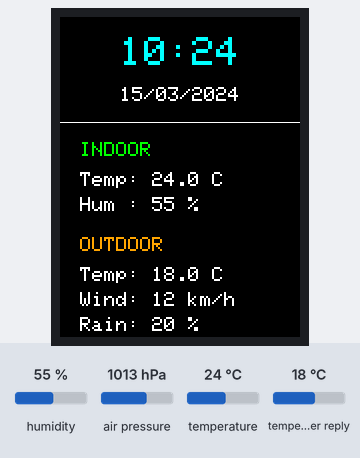
Simulated run of this program. Board: ESP32. On the bench: 240×320 colour display. The inputs (shaded band) are chosen by the test bench; at power-on: humidity 55 %, temperature 24 °C, air pressure 1013 hPa, temperature in the weather reply 18 °C. WiFi joins after 1.5 s; servers stay silent unless stated; the local clock reads 2024-03-15 10:24:30 at power-on unless the program sets it; web services answer with replies made up by the test bench; what the program prints to the serial monitor is not drawn.

Above: at 4.6 s.
4.7 s: humidity set to 22 %
At 6.6 s:
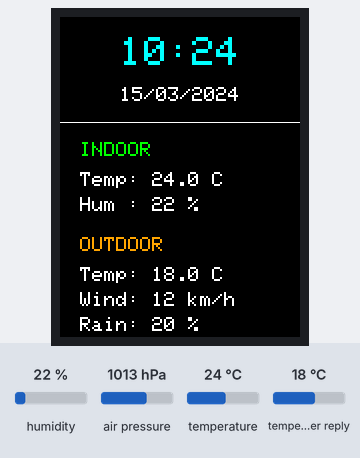
6.9 s: temperature set to 12 °C
At 8.6 s:
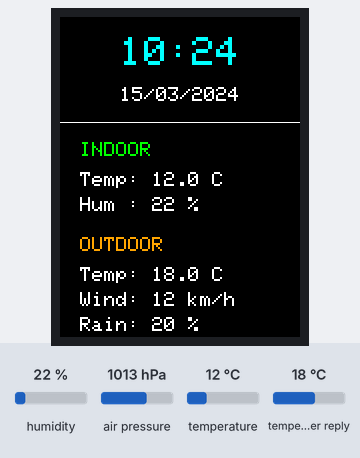
8.9 s: humidity set to 40 %
At 10.6 s:
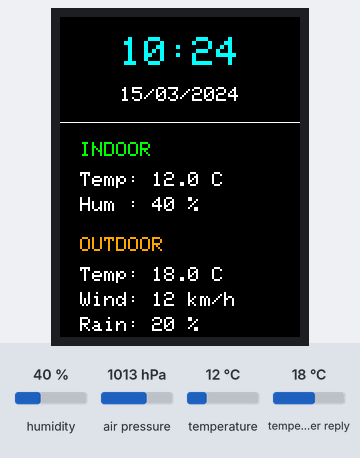
10.9 s: temperature set to 19 °C
At 31.0 s:
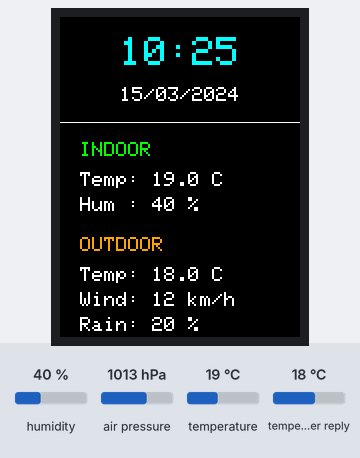
Timing chart, 0 to 31.6 s (numbered marks = the images above; inputs shaded):
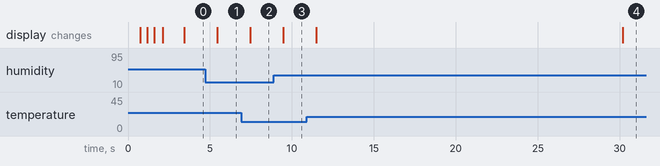

The program:

main.cpp
```cpp
#include <Arduino.h>
#include <WiFi.h>
#include <Wire.h>
#include <time.h>
#include <Adafruit_GFX.h>
#include <Adafruit_ILI9341.h>
#include <HTTPClient.h>
#include <ArduinoJson.h>
#include <Adafruit_Sensor.h>
#include <Adafruit_BME280.h>
#include "secrets.h"

// TFT pins
#define TFT_CS   5
#define TFT_DC   4
#define TFT_RST  2

// BME280 I2C pins
#define BME_SDA 21
#define BME_SCL 22

Adafruit_ILI9341 tft(TFT_CS, TFT_DC, TFT_RST);
Adafruit_BME280 bme;

const char* timezone = "CET-1CEST,M3.5.0/2,M10.5.0/3";

float indoorTemp = 0;
float indoorHum = 0;
float pressure = 0;

float outdoorTemp = 0;
float windSpeed = 0;
int rainChance = 0;

bool bmeOK = false;

unsigned long lastWeatherUpdate = 0;
unsigned long lastSensorUpdate = 0;

void readIndoorSensor() {
  if (!bmeOK) return;

  indoorTemp = bme.readTemperature();
  indoorHum = bme.readHumidity();
  pressure = bme.readPressure() / 100.0F;
}

void getWeatherData() {
  String url =
    "https://api.open-meteo.com/v1/forecast?"
    "latitude=48.91&longitude=2.33"
    "&current=temperature_2m,weather_code,wind_speed_10m,rain"
    "&daily=precipitation_probability_max"
    "&timezone=Europe/Paris";

  HTTPClient http;
  http.begin(url);

  int httpCode = http.GET();

  if (httpCode > 0) {
    String payload = http.getString();

    StaticJsonDocument<4096> doc;
    DeserializationError error = deserializeJson(doc, payload);

    if (!error) {
      outdoorTemp = doc["current"]["temperature_2m"];
      windSpeed = doc["current"]["wind_speed_10m"];
      rainChance = doc["daily"]["precipitation_probability_max"][0];

      Serial.println("Weather updated");
    } else {
      Serial.println("JSON parse failed");
    }
  } else {
    Serial.print("HTTP error: ");
    Serial.println(httpCode);
  }

  http.end();
}

void drawWifiIcon(int x, int y, int level, uint16_t color) {
  tft.fillRect(x - 90, y - 100, 180, 120, ILI9341_BLACK);
  tft.fillCircle(x, y, 7, color);

  if (level >= 1) {
    for (int r = 24; r <= 28; r++) {
      for (int angle = 220; angle <= 320; angle++) {
        float rad = angle * DEG_TO_RAD;
        tft.drawPixel(x + cos(rad) * r, y + sin(rad) * r, color);
      }
    }
  }

  if (level >= 2) {
    for (int r = 48; r <= 54; r++) {
      for (int angle = 220; angle <= 320; angle++) {
        float rad = angle * DEG_TO_RAD;
        tft.drawPixel(x + cos(rad) * r, y + sin(rad) * r, color);
      }
    }
  }

  if (level >= 3) {
    for (int r = 74; r <= 82; r++) {
      for (int angle = 220; angle <= 320; angle++) {
        float rad = angle * DEG_TO_RAD;
        tft.drawPixel(x + cos(rad) * r, y + sin(rad) * r, color);
      }
    }
  }
}

void connectWiFi() {
  tft.fillScreen(ILI9341_BLACK);

  tft.setTextColor(ILI9341_WHITE);
  tft.setTextSize(2);
  tft.setCursor(30, 30);
  tft.println("Connecting WiFi");

  WiFi.begin(ssid, password);

  int level = 0;

  while (WiFi.status() != WL_CONNECTED) {
    drawWifiIcon(120, 240, level, ILI9341_CYAN);
    level++;
    if (level > 3) level = 0;
    delay(400);
  }

  tft.fillScreen(ILI9341_BLACK);
  drawWifiIcon(120, 240, 3, ILI9341_GREEN);

  tft.setTextColor(ILI9341_GREEN);
  tft.setTextSize(2);
  tft.setCursor(30, 30);
  tft.println("WiFi Connected");

  delay(1000);
}

void setupTime() {
  configTzTime(timezone, "pool.ntp.org", "time.nist.gov");

  struct tm timeinfo;
  while (!getLocalTime(&timeinfo)) {
    delay(500);
    Serial.println("Waiting for time...");
  }

  Serial.println("Time OK");
}

void drawStaticLayout() {
  tft.fillScreen(ILI9341_BLACK);

  tft.drawFastHLine(0, 105, 320, ILI9341_WHITE);

  tft.setTextSize(2);

  tft.setTextColor(ILI9341_GREEN);
  tft.setCursor(20, 125);
  tft.println("INDOOR");

  tft.setTextColor(ILI9341_ORANGE);
  tft.setCursor(20, 220);
  tft.println("OUTDOOR");
}

void updateTimeDisplay() {
  struct tm timeinfo;
  if (!getLocalTime(&timeinfo)) return;

  char timeStr[20];
  char dateStr[30];

  strftime(timeStr, sizeof(timeStr), "%H:%M", &timeinfo);
  strftime(dateStr, sizeof(dateStr), "%d/%m/%Y", &timeinfo);

  static String lastTime = "";
  static String lastDate = "";

  if (String(timeStr) != lastTime) {
    tft.fillRect(60, 20, 180, 40, ILI9341_BLACK);
    tft.setTextColor(ILI9341_CYAN);
    tft.setTextSize(4);
    tft.setCursor(60, 20);
    tft.println(timeStr);
    lastTime = String(timeStr);
  }

  if (String(dateStr) != lastDate) {
    tft.fillRect(60, 70, 170, 25, ILI9341_BLACK);
    tft.setTextColor(ILI9341_WHITE);
    tft.setTextSize(2);
    tft.setCursor(60, 70);
    tft.println(dateStr);
    lastDate = String(dateStr);
  }
}

void updateIndoorDisplay() {
  static int lastTemp10 = -9999;
  static int lastHum = -9999;

  int temp10 = indoorTemp * 10;
  int hum = indoorHum;

  if (!bmeOK) {
    tft.fillRect(20, 155, 220, 50, ILI9341_BLACK);
    tft.setTextColor(ILI9341_RED);
    tft.setTextSize(2);
    tft.setCursor(20, 155);
    tft.println("BME280 error");
    return;
  }

  if (temp10 != lastTemp10) {
    tft.fillRect(20, 155, 180, 22, ILI9341_BLACK);
    tft.setTextColor(ILI9341_WHITE);
    tft.setTextSize(2);
    tft.setCursor(20, 155);
    tft.print("Temp: ");
    tft.print(indoorTemp, 1);
    tft.println(" C");

    lastTemp10 = temp10;
  }

  if (hum != lastHum) {
    tft.fillRect(20, 180, 180, 22, ILI9341_BLACK);
    tft.setTextColor(ILI9341_WHITE);
    tft.setTextSize(2);
    tft.setCursor(20, 180);
    tft.print("Hum : ");
    tft.print(indoorHum, 0);
    tft.println(" %");

    lastHum = hum;
  }
}

void updateOutdoorDisplay() {
  static int lastOutTemp10 = -9999;
  static int lastWind = -9999;
  static int lastRainChance = -9999;

  int outTemp10 = outdoorTemp * 10;
  int wind = windSpeed;

  if (outTemp10 != lastOutTemp10) {
    tft.fillRect(20, 250, 180, 22, ILI9341_BLACK);
    tft.setTextColor(ILI9341_WHITE);
    tft.setTextSize(2);
    tft.setCursor(20, 250);
    tft.print("Temp: ");
    tft.print(outdoorTemp, 1);
    tft.println(" C");

    lastOutTemp10 = outTemp10;
  }

  if (wind != lastWind) {
    tft.fillRect(20, 275, 200, 22, ILI9341_BLACK);
    tft.setTextColor(ILI9341_WHITE);
    tft.setTextSize(2);
    tft.setCursor(20, 275);
    tft.print("Wind: ");
    tft.print(windSpeed, 0);
    tft.println(" km/h");

    lastWind = wind;
  }

  if (rainChance != lastRainChance) {
    tft.fillRect(20, 300, 180, 22, ILI9341_BLACK);
    tft.setTextColor(ILI9341_WHITE);
    tft.setTextSize(2);
    tft.setCursor(20, 300);
    tft.print("Rain: ");
    tft.print(rainChance);
    tft.println(" %");

    lastRainChance = rainChance;
  }
}

void setup() {
  Serial.begin(115200);

  tft.begin();
  tft.setRotation(4);
  tft.fillScreen(ILI9341_BLACK);

  Wire.begin(BME_SDA, BME_SCL);

  if (bme.begin(0x76)) {
    bmeOK = true;
    Serial.println("BME280 OK at 0x76");
  } else if (bme.begin(0x77)) {
    bmeOK = true;
    Serial.println("BME280 OK at 0x77");
  } else {
    bmeOK = false;
    Serial.println("BME280 not found");
  }

  connectWiFi();
  setupTime();

  readIndoorSensor();
  getWeatherData();

  drawStaticLayout();
  updateTimeDisplay();
  updateIndoorDisplay();
  updateOutdoorDisplay();

  lastWeatherUpdate = millis();
  lastSensorUpdate = millis();
}

void loop() {
  if (millis() - lastSensorUpdate > 1000) {
    readIndoorSensor();
    updateIndoorDisplay();
    lastSensorUpdate = millis();
  }

  updateTimeDisplay();

  if (millis() - lastWeatherUpdate > 600000) {
    getWeatherData();
    updateOutdoorDisplay();
    lastWeatherUpdate = millis();
  }

  delay(200);
}
```

secrets.h
```cpp
#pragma once

const char* ssid = "Arulyoka";
const char* password = "R75bnS9Jnt9PVht93F";
```

Measured:
- after the input at 4.7 s, the display: changes after 0.75 s (image 1)
- after the input at 6.9 s, the display: changes after 0.56 s (image 2)
- after the input at 8.9 s, the display: changes after 0.58 s (image 3)
- after the input at 10.9 s, the display: first changes after 0.59 s (image 4 shows a later state)
